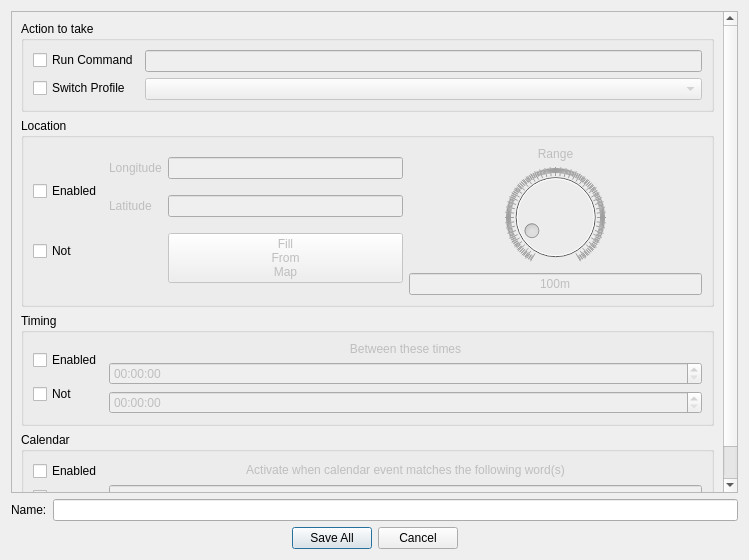
<?xml version="1.0" encoding="UTF-8"?>
<ui version="4.0">
 <class>Rule1</class>
 <widget class="QDialog" name="Rule1">
  <property name="geometry">
   <rect>
    <x>0</x>
    <y>0</y>
    <width>749</width>
    <height>560</height>
   </rect>
  </property>
  <property name="windowTitle">
   <string>Dialog</string>
  </property>
  <layout class="QVBoxLayout" name="verticalLayout_3">
   <item>
    <widget class="QScrollArea" name="scrollArea">
     <property name="widgetResizable">
      <bool>true</bool>
     </property>
     <widget class="QWidget" name="scrollAreaWidgetContents">
      <property name="geometry">
       <rect>
        <x>0</x>
        <y>0</y>
        <width>729</width>
        <height>483</height>
       </rect>
      </property>
      <layout class="QVBoxLayout" name="verticalLayout_12">
       <item>
        <layout class="QVBoxLayout" name="verticalLayout">
         <property name="sizeConstraint">
          <enum>QLayout::SetDefaultConstraint</enum>
         </property>
         <item>
          <widget class="QGroupBox" name="groupBox_4">
           <property name="title">
            <string>Action to take</string>
           </property>
           <layout class="QHBoxLayout" name="horizontalLayout_6">
            <item>
             <layout class="QFormLayout" name="formLayout">
              <item row="0" column="0">
               <widget class="QCheckBox" name="chkRunCommand">
                <property name="text">
                 <string>Run Command</string>
                </property>
               </widget>
              </item>
              <item row="0" column="1">
               <widget class="QLineEdit" name="txtProgram2Run">
                <property name="enabled">
                 <bool>false</bool>
                </property>
               </widget>
              </item>
              <item row="1" column="0">
               <widget class="QCheckBox" name="chkSwitchProfile">
                <property name="text">
                 <string>Switch Profile</string>
                </property>
               </widget>
              </item>
              <item row="1" column="1">
               <widget class="QComboBox" name="cboProfiles">
                <property name="enabled">
                 <bool>false</bool>
                </property>
               </widget>
              </item>
             </layout>
            </item>
           </layout>
          </widget>
         </item>
         <item>
          <widget class="QGroupBox" name="groupBox">
           <property name="sizePolicy">
            <sizepolicy hsizetype="Preferred" vsizetype="Preferred">
             <horstretch>0</horstretch>
             <verstretch>0</verstretch>
            </sizepolicy>
           </property>
           <property name="title">
            <string>Location</string>
           </property>
           <layout class="QHBoxLayout" name="horizontalLayout_2">
            <item>
             <layout class="QHBoxLayout" name="horizontalLayout">
              <item>
               <layout class="QVBoxLayout" name="verticalLayout_4">
                <item>
                 <widget class="QCheckBox" name="chk_loc_enabled">
                  <property name="text">
                   <string>Enabled</string>
                  </property>
                 </widget>
                </item>
                <item>
                 <widget class="QCheckBox" name="chk_loc_not">
                  <property name="text">
                   <string>Not</string>
                  </property>
                 </widget>
                </item>
               </layout>
              </item>
              <item>
               <layout class="QGridLayout" name="locGridLayout">
                <item row="0" column="0">
                 <widget class="QLabel" name="lblLong">
                  <property name="enabled">
                   <bool>false</bool>
                  </property>
                  <property name="text">
                   <string>Longitude</string>
                  </property>
                 </widget>
                </item>
                <item row="0" column="1">
                 <widget class="QLineEdit" name="txtLocLongitude">
                  <property name="enabled">
                   <bool>false</bool>
                  </property>
                  <property name="maxLength">
                   <number>12</number>
                  </property>
                 </widget>
                </item>
                <item row="1" column="0">
                 <widget class="QLabel" name="lblLat">
                  <property name="enabled">
                   <bool>false</bool>
                  </property>
                  <property name="text">
                   <string>Latitude</string>
                  </property>
                 </widget>
                </item>
                <item row="1" column="1">
                 <widget class="QLineEdit" name="txtLocLatitude">
                  <property name="enabled">
                   <bool>false</bool>
                  </property>
                  <property name="maxLength">
                   <number>12</number>
                  </property>
                 </widget>
                </item>
                <item row="2" column="1">
                 <widget class="QPushButton" name="btn_loc_fill_map">
                  <property name="enabled">
                   <bool>false</bool>
                  </property>
                  <property name="sizePolicy">
                   <sizepolicy hsizetype="MinimumExpanding" vsizetype="Fixed">
                    <horstretch>0</horstretch>
                    <verstretch>0</verstretch>
                   </sizepolicy>
                  </property>
                  <property name="text">
                   <string>Fill
From
Map</string>
                  </property>
                 </widget>
                </item>
               </layout>
              </item>
              <item>
               <layout class="QVBoxLayout" name="verticalLayout_2">
                <item>
                 <widget class="QLabel" name="lblRange">
                  <property name="enabled">
                   <bool>false</bool>
                  </property>
                  <property name="text">
                   <string>Range</string>
                  </property>
                  <property name="alignment">
                   <set>Qt::AlignCenter</set>
                  </property>
                 </widget>
                </item>
                <item>
                 <widget class="QDial" name="dial_locSensitivity">
                  <property name="enabled">
                   <bool>false</bool>
                  </property>
                  <property name="minimum">
                   <number>1</number>
                  </property>
                  <property name="maximum">
                   <number>1000</number>
                  </property>
                  <property name="sliderPosition">
                   <number>100</number>
                  </property>
                  <property name="invertedAppearance">
                   <bool>false</bool>
                  </property>
                  <property name="invertedControls">
                   <bool>false</bool>
                  </property>
                  <property name="notchesVisible">
                   <bool>true</bool>
                  </property>
                 </widget>
                </item>
                <item>
                 <widget class="QLineEdit" name="txtlocSensitivity">
                  <property name="enabled">
                   <bool>false</bool>
                  </property>
                  <property name="text">
                   <string>100m</string>
                  </property>
                  <property name="maxLength">
                   <number>5</number>
                  </property>
                  <property name="alignment">
                   <set>Qt::AlignCenter</set>
                  </property>
                 </widget>
                </item>
               </layout>
              </item>
             </layout>
            </item>
           </layout>
          </widget>
         </item>
         <item>
          <widget class="QGroupBox" name="groupBox_2">
           <property name="title">
            <string>Timing</string>
           </property>
           <layout class="QHBoxLayout" name="horizontalLayout_5">
            <item>
             <layout class="QHBoxLayout" name="horizontalLayout_4">
              <property name="sizeConstraint">
               <enum>QLayout::SetDefaultConstraint</enum>
              </property>
              <item>
               <layout class="QVBoxLayout" name="verticalLayout_6">
                <property name="sizeConstraint">
                 <enum>QLayout::SetDefaultConstraint</enum>
                </property>
                <item>
                 <widget class="QCheckBox" name="chk_time_enabled">
                  <property name="sizePolicy">
                   <sizepolicy hsizetype="Fixed" vsizetype="Fixed">
                    <horstretch>0</horstretch>
                    <verstretch>0</verstretch>
                   </sizepolicy>
                  </property>
                  <property name="text">
                   <string>Enabled</string>
                  </property>
                 </widget>
                </item>
                <item>
                 <widget class="QCheckBox" name="chk_time_not">
                  <property name="sizePolicy">
                   <sizepolicy hsizetype="Fixed" vsizetype="Fixed">
                    <horstretch>0</horstretch>
                    <verstretch>0</verstretch>
                   </sizepolicy>
                  </property>
                  <property name="text">
                   <string>Not</string>
                  </property>
                 </widget>
                </item>
               </layout>
              </item>
              <item>
               <layout class="QVBoxLayout" name="verticalLayout_5">
                <item>
                 <widget class="QLabel" name="lblTime">
                  <property name="enabled">
                   <bool>false</bool>
                  </property>
                  <property name="sizePolicy">
                   <sizepolicy hsizetype="MinimumExpanding" vsizetype="Preferred">
                    <horstretch>0</horstretch>
                    <verstretch>0</verstretch>
                   </sizepolicy>
                  </property>
                  <property name="text">
                   <string>Between these times</string>
                  </property>
                  <property name="alignment">
                   <set>Qt::AlignCenter</set>
                  </property>
                 </widget>
                </item>
                <item>
                 <layout class="QVBoxLayout" name="verticalLayout_7">
                  <property name="sizeConstraint">
                   <enum>QLayout::SetDefaultConstraint</enum>
                  </property>
                  <item>
                   <widget class="QTimeEdit" name="timeEdit">
                    <property name="enabled">
                     <bool>false</bool>
                    </property>
                   </widget>
                  </item>
                  <item>
                   <widget class="QTimeEdit" name="timeEdit_2">
                    <property name="enabled">
                     <bool>false</bool>
                    </property>
                   </widget>
                  </item>
                 </layout>
                </item>
               </layout>
              </item>
             </layout>
            </item>
           </layout>
          </widget>
         </item>
         <item>
          <widget class="QGroupBox" name="groupBox_3">
           <property name="title">
            <string>Calendar</string>
           </property>
           <layout class="QHBoxLayout" name="horizontalLayout_3">
            <item>
             <layout class="QVBoxLayout" name="verticalLayout_8">
              <property name="sizeConstraint">
               <enum>QLayout::SetDefaultConstraint</enum>
              </property>
              <item>
               <widget class="QCheckBox" name="chk_calendar_enabled">
                <property name="sizePolicy">
                 <sizepolicy hsizetype="Fixed" vsizetype="Fixed">
                  <horstretch>0</horstretch>
                  <verstretch>0</verstretch>
                 </sizepolicy>
                </property>
                <property name="text">
                 <string>Enabled</string>
                </property>
               </widget>
              </item>
              <item>
               <widget class="QCheckBox" name="chk_calendar_not">
                <property name="sizePolicy">
                 <sizepolicy hsizetype="Fixed" vsizetype="Fixed">
                  <horstretch>0</horstretch>
                  <verstretch>0</verstretch>
                 </sizepolicy>
                </property>
                <property name="text">
                 <string>Not</string>
                </property>
               </widget>
              </item>
             </layout>
            </item>
            <item>
             <layout class="QVBoxLayout" name="verticalLayout_9">
              <item>
               <widget class="QLabel" name="lblCal">
                <property name="enabled">
                 <bool>false</bool>
                </property>
                <property name="text">
                 <string>Activate when calendar event matches the following word(s)</string>
                </property>
                <property name="alignment">
                 <set>Qt::AlignCenter</set>
                </property>
                <property name="wordWrap">
                 <bool>true</bool>
                </property>
               </widget>
              </item>
              <item>
               <widget class="QLineEdit" name="txtCalendarKeywords">
                <property name="enabled">
                 <bool>false</bool>
                </property>
                <property name="maxLength">
                 <number>255</number>
                </property>
               </widget>
              </item>
             </layout>
            </item>
           </layout>
          </widget>
         </item>
        </layout>
       </item>
      </layout>
     </widget>
    </widget>
   </item>
   <item>
    <layout class="QFormLayout" name="formLayout_2">
     <item row="0" column="0">
      <widget class="QLabel" name="label_7">
       <property name="text">
        <string>Name:</string>
       </property>
      </widget>
     </item>
     <item row="0" column="1">
      <widget class="QLineEdit" name="txtRuleName">
       <property name="maxLength">
        <number>20</number>
       </property>
      </widget>
     </item>
    </layout>
   </item>
   <item>
    <widget class="QDialogButtonBox" name="buttonBox_ruleSaveCancel">
     <property name="sizePolicy">
      <sizepolicy hsizetype="Preferred" vsizetype="Fixed">
       <horstretch>0</horstretch>
       <verstretch>0</verstretch>
      </sizepolicy>
     </property>
     <property name="layoutDirection">
      <enum>Qt::LeftToRight</enum>
     </property>
     <property name="orientation">
      <enum>Qt::Horizontal</enum>
     </property>
     <property name="standardButtons">
      <set>QDialogButtonBox::Cancel|QDialogButtonBox::SaveAll</set>
     </property>
     <property name="centerButtons">
      <bool>true</bool>
     </property>
    </widget>
   </item>
  </layout>
 </widget>
 <resources/>
 <connections>
  <connection>
   <sender>buttonBox_ruleSaveCancel</sender>
   <signal>accepted()</signal>
   <receiver>Rule1</receiver>
   <slot>accept()</slot>
   <hints>
    <hint type="sourcelabel">
     <x>248</x>
     <y>254</y>
    </hint>
    <hint type="destinationlabel">
     <x>157</x>
     <y>274</y>
    </hint>
   </hints>
  </connection>
  <connection>
   <sender>buttonBox_ruleSaveCancel</sender>
   <signal>rejected()</signal>
   <receiver>Rule1</receiver>
   <slot>reject()</slot>
   <hints>
    <hint type="sourcelabel">
     <x>316</x>
     <y>260</y>
    </hint>
    <hint type="destinationlabel">
     <x>286</x>
     <y>274</y>
    </hint>
   </hints>
  </connection>
 </connections>
</ui>
